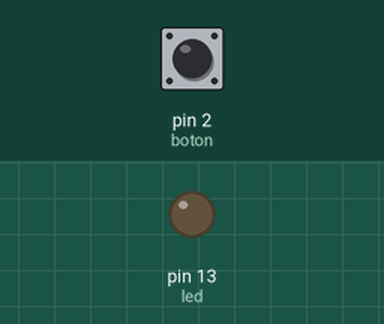
Simulated run of this sketch. Board: Arduino Uno, built with avr-gcc and run on an emulated ATmega328P. Parts: output pins drawn as LEDs (lit = HIGH). Inputs (shaded band) come from the test bench; at power-on: pin 2 (boton) LOW.

Above: at 1.2 s.
1.3 s: pin 2 (boton) pulled HIGH for 0.15 s
At 1.37 s:
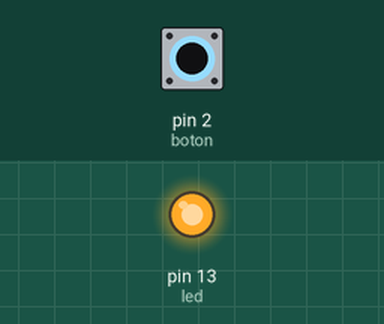
2.9 s: pin 2 (boton) pulled HIGH for 3.2 s
At 7.3 s:
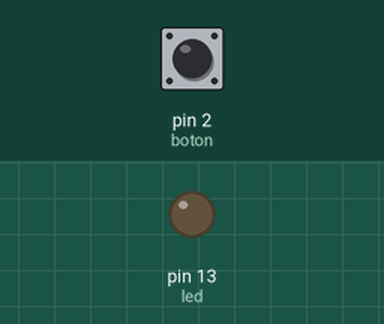
Timing chart, 0 to 8.8 s (numbered marks = the images above; inputs shaded):
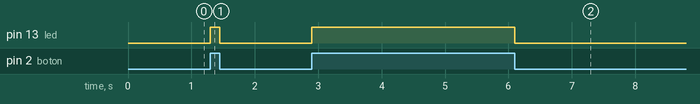

The sketch:

Sensor_digital.ino
```cpp
/*
Este sketch enciende y apaga un led conectado al pin 13,
al presionar un botón conectado al pin 2.
 */

// la constante "botón" guarda el número del pin al
//que conectamos el botón:
const int boton = 2;

// la constante "led" guarda el número del pin al
//que conectamos el led:
const int led =  13;

//se crea una variable de tipo booleano (verdadero o falso)
//para guardar el valor del sensor:
boolean boton_presionado;

void setup() { // la secuencia se ejecuta una sola vez

  //establece el pin digital "led" como una salida:
  pinMode(led, OUTPUT);

  //establece el pin digital "botón" como una entrada:
  pinMode(boton, INPUT);
}

void loop() { // la secuencia se ejecuta una y otra vez por siempre

  //se guarda la lectura actual del sensor
  //en la variable estado_del_boton:
  boton_presionado = digitalRead(boton);

  //si el botón está presionado...
  if (boton_presionado == true) {

    digitalWrite(led, HIGH); //enciende el pin digital 13

  //de lo contrario...
  } else {

    digitalWrite(led, LOW); //apaga el pin digital 13
  }
}
```

Measured:
- after the input at 1.3 s, pin 13 (led): LOW → HIGH at once, → LOW 0.15 s later
- after the input at 2.9 s, pin 13 (led): LOW → HIGH at once, → LOW 3.2 s later
